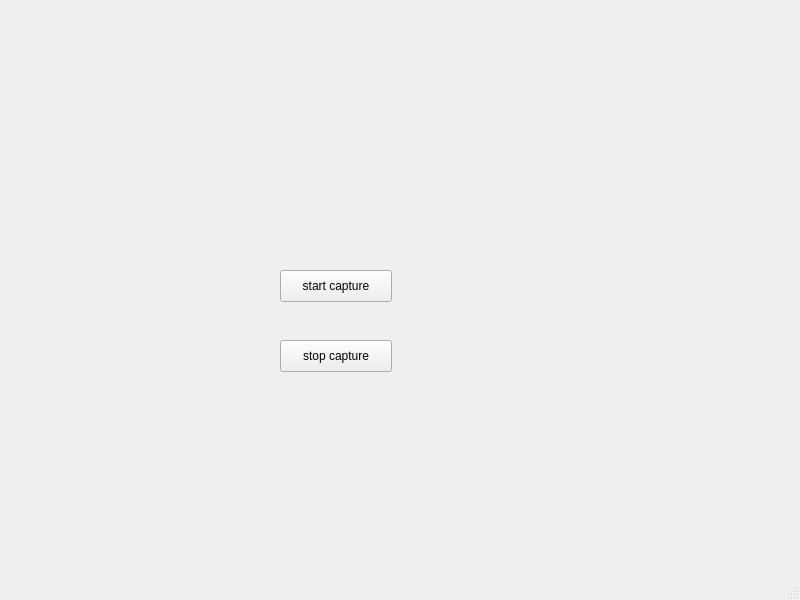
<?xml version="1.0" encoding="UTF-8"?>
<ui version="4.0">
 <class>MainWindow</class>
 <widget class="QMainWindow" name="MainWindow">
  <property name="geometry">
   <rect>
    <x>0</x>
    <y>0</y>
    <width>800</width>
    <height>600</height>
   </rect>
  </property>
  <property name="windowTitle">
   <string>MainWindow</string>
  </property>
  <widget class="QWidget" name="centralwidget">
   <widget class="QPushButton" name="pushButton">
    <property name="geometry">
     <rect>
      <x>280</x>
      <y>270</y>
      <width>112</width>
      <height>32</height>
     </rect>
    </property>
    <property name="text">
     <string>start capture</string>
    </property>
   </widget>
   <widget class="QPushButton" name="pushButton_2">
    <property name="geometry">
     <rect>
      <x>280</x>
      <y>340</y>
      <width>112</width>
      <height>32</height>
     </rect>
    </property>
    <property name="text">
     <string>stop capture</string>
    </property>
   </widget>
  </widget>
  <widget class="QMenuBar" name="menubar">
   <property name="geometry">
    <rect>
     <x>0</x>
     <y>0</y>
     <width>800</width>
     <height>22</height>
    </rect>
   </property>
  </widget>
  <widget class="QStatusBar" name="statusbar"/>
 </widget>
 <resources/>
 <connections/>
</ui>
